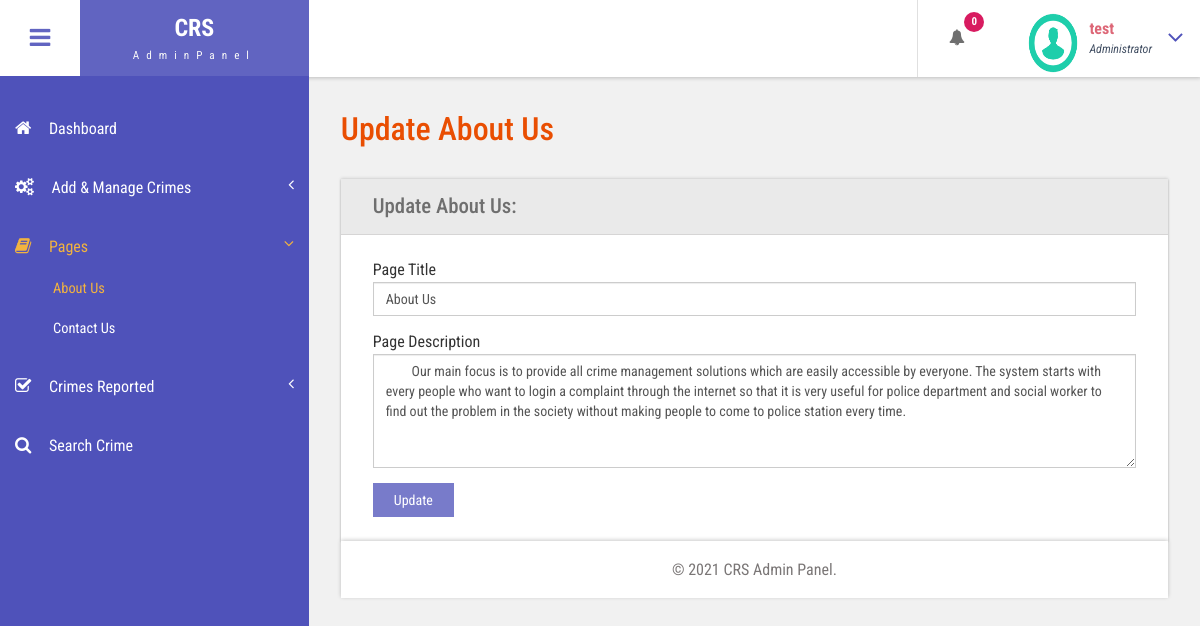
Screenshot of /admin/about-us.php (signed in) with the database file from the repository.
### tables this page shows
CREATE TABLE `tblpage` (
  `ID` int(10) NOT NULL,
  `PageType` varchar(200) DEFAULT NULL,
  `PageTitle` mediumtext DEFAULT NULL,
  `PageDescription` mediumtext DEFAULT NULL,
  `Email` varchar(200) DEFAULT NULL,
  `MobileNumber` bigint(10) DEFAULT NULL,
  `UpdationDate` date DEFAULT NULL,
  `Timing` varchar(200) NOT NULL
);

### admin/about-us.php (the view, shortened to what this page needs)
<?php
include('includes/dbconnection.php');
if (strlen($_SESSION['bpmsaid']==0)) {
  header('location:logout.php');
  } else{
  ?>
<!DOCTYPE HTML>
<html>
<head>
<link href="css/bootstrap.css" rel='stylesheet' type='text/css' />
<link href="css/style.css" rel='stylesheet' type='text/css' />
<link href="css/font-awesome.css" rel="stylesheet">
<link href="css/animate.css" rel="stylesheet" type="text/css" media="all">
<link href="css/custom.css" rel="stylesheet">
</head>
<body class="cbp-spmenu-push">
	<div class="main-content">
		 <?php include_once('includes/sidebar.php');?>
	 <?php include_once('includes/header.php');?>
		<div id="page-wrapper">
			<div class="main-page">
				<div class="forms">
					<h3 class="title1">Update About Us</h3>
					<div class="form-grids row widget-shadow" data-example-id="basic-forms">
						<div class="form-title">
							<h4>Update About Us:</h4>
						</div>
						<div class="form-body">
							<form method="post">
  <?php
$ret=mysqli_query($con,"select * from  tblpage where PageType='aboutus'");
while ($row=mysqli_fetch_array($ret)) {
?>
							 <div class="form-group"> <label for="exampleInputEmail1">Page Title</label> <input type="text" class="form-control" name="pagetitle" id="pagetitle" value="<?php  echo $row['PageTitle'];?>" required="true"> </div> <div class="form-group"> <label for="exampleInputPassword1">Page Description</label> <textarea name="pagedes" id="pagedes" rows="5" class="form-control">
        <?php  echo $row['PageDescription'];?></textarea> </div>
							 <?php } ?>
							  <button type="submit" name="submit" class="btn btn-default">Update</button> </form>
						</div>
					</div>
			</div>
		</div>
		 <?php include_once('includes/footer.php');?>
	</div>
</body>
</html>
<?php } ?>

### admin/includes/header.php (shortened to what this page needs)
<div class="sticky-header header-section ">
      <div class="header-left">
        <button id="showLeftPush"><i class="fa fa-bars"></i></button>
        <div class="logo">
          <a href="index.html">
            <h1>CRS</h1>
            <span>AdminPanel</span>
          </a>
        </div>
      </div>
      <div class="header-right">
        <div class="profile_details_left">
          <ul class="nofitications-dropdown">
            <?php
$ret1=mysqli_query($con,"select ID,Name from  tblreports where Status=''");
$num=mysqli_num_rows($ret1);
?>
            <li class="dropdown head-dpdn">
              <a href="#" class="dropdown-toggle" data-toggle="dropdown" aria-expanded="false"><i class="fa fa-bell"></i><span class="badge blue"><?php echo $num;?></span></a>
            </li>
          </ul>
          <div class="clearfix"> </div>
        </div>
        <div class="profile_details">
        <?php
$adid=$_SESSION['bpmsaid'];
$ret=mysqli_query($con,"select AdminName from tbladmin where ID='$adid'");
$row=mysqli_fetch_array($ret);
$name=$row['AdminName'];
?>
          <ul>
            <li class="dropdown profile_details_drop">
              <a href="#" class="dropdown-toggle" data-toggle="dropdown" aria-expanded="false">
                <div class="profile_img">
                  <span class="prfil-img"><img src="images/download (1).png" alt="" width="50" height="60"> </span>
                  <div class="user-name">
                    <p><?php echo $name; ?></p>
                    <span>Administrator</span>
                  </div>
                  <i class="fa fa-angle-down lnr"></i>
                  <div class="clearfix"></div>
                </div>
              </a>
            </li>
          </ul>
        </div>
      </div>
      <div class="clearfix"> </div>
    </div>

### admin/css/style.css (style rules this page uses)
h4, h5, h6, h1, h2, h3 { margin: 0; }
ul, ol { margin: 0; }
p { margin: 0; }
html, body { font-family: 'Roboto Condensed', sans-serif; font-size: 100%; overflow-x: hidden; background: #fff; }
body a { transition: 0.5s all ease; -webkit-transition: 0.5s all ease; -moz-transition: 0.5s all ease; -o-transition: 0.5s all ease; -ms-transition: 0.5s all ease; text-decoration:none; }
h1,h2,h3,h4,h5,h6 { margin:0; }
p { margin:0; }
ul,label { margin:0; padding:0; }
.main-content { position: relative; }
.sticky-header { position: fixed; top: 0; left:0px; width: 100%; z-index: 100; }
.header-section { background:#FFF; box-shadow: 1px 1px 4px rgba(0, 0, 0, 0.21); -webkit-box-shadow: 1px 1px 4px rgba(0, 0, 0, 0.21); -moz-box-shadow: 1px 1px 4px rgba(0, 0, 0, 0.21); -o-box-shadow: 1px 1px 4px rgba(0, 0, 0, 0.21); }
.header-section::after { clear: both; display: block; content: ''; }
.header-left { float: left; width: 45%; }
.header-right { float: right; }
button#showLeftPush { font-size: 1.5em; width: 80px; padding: 0.87em 0; text-align: center; cursor: pointer; float: left; color: #6F6F6F; -moz-transition: all 0.2s ease-out 0s; -webkit-transition: all 0.2s ease-out 0s; transition: all 0.2s ease-out 0s; border: none; background-color: #fff; outline:none; }
.cbp-spmenu-push { overflow-x: hidden; position: relative; }
.cbp-spmenu, .cbp-spmenu-push { -webkit-transition: all 0.3s ease; -moz-transition: all 0.3s ease; transition: all 0.3s ease; }
.cbp-spmenu-push div#page-wrapper { margin: 0 0 0 19.3em; transition:.5s all; -webkit-transition:.5s all; -moz-transition:.5s all; }
.fa { display: inline-block; font-family: FontAwesome; font-style: normal; font-weight: normal; line-height: 1; -webkit-font-smoothing: antialiased; -moz-osx-font-smoothing: grayscale; }
.logo { background: #6164C1; text-align: center; float: left; }
.logo a { padding: 0.9em 3.3em .7em; display: block; text-decoration: none; }
.logo a h1 { color: #fff; font-size: 1.5em; line-height: 1.2em; font-weight: 700; }
.logo a span { color: #F8F8F8; font-size: .7em; text-align: center; letter-spacing: 7px; }
.profile_details_left { float: left; }
li.dropdown.head-dpdn { display: inline-block; padding: 1.7em 0; border-left: 1px solid #E0E0E0; float: left; }
li.dropdown.head-dpdn a.dropdown-toggle { padding: 1.7em 2em; }
i.fa.fa-bell { color:#6F6F6F; }
.header-right span.badge { font-size: 11px; font-weight: bold; color: #FFF; background: #8BC34A; line-height: 15px; width: 20px; height: 20px; border-radius: 2em; -webkit-border-radius: 2em; -moz-border-radius: 2em; -o-border-radius: 2em; text-align: center; display: inline-block; position: absolute; top: 16%; padding: 2px 0 0; }
.header-right span.blue { background-color:#D81B60; }
.profile_details { float: right; }
.profile_details_drop a.dropdown-toggle { display:block; padding: 0.8em 3em 0 2em; }
.profile_img span.prfil-img { float:left; }
.user-name { float:left; margin-top:8px; margin-left:11px; height:35px; }
.profile_details ul li { list-style-type:none; position:relative; }
.profile_details li a i.fa.lnr { position: absolute; top: 34%; right: 8%; color: #4F52BA; font-size: 1.6em; }
.user-name p { font-size:1em; color:#DD6777; line-height:1em; font-weight:700; }
.user-name span { font-size: .75em; font-style: italic; color: #424f63; font-weight: normal; margin-top: .3em; }
.charts,.row { margin: 2em 0 0; }
.widget-shadow { background-color: #fff; box-shadow: 0 -1px 3px rgba(0,0,0,.12),0 1px 2px rgba(0,0,0,.24); -webkit-box-shadow: 0 -1px 3px rgba(0,0,0,.12),0 1px 2px rgba(0,0,0,.24); -moz-box-shadow: 0 -1px 3px rgba(0,0,0,.12),0 1px 2px rgba(0,0,0,.24); }
h3.title1 { font-size: 2em; color: #e94e02; margin-bottom: 0.8em; }
.forms h3.title1 { margin-bottom:0; }
.forms h4 { font-size: 1.3em; color: #6F6F6F; }
.form-title { padding: 1em 2em; background-color: #EAEAEA; border-bottom: 1px solid #D6D5D5; }
.form-body { padding: 1.5em 2em; }
.forms label { font-weight: 400; }
.form-control { border-radius: inherit; }
.forms button.btn.btn-default { background-color: rgba(97, 100, 193, 0.85); color: #fff; padding: .5em 1.5em; border: none; outline:none; border-radius: inherit; }

### admin/css/custom.css (style rules this page uses)
#page-wrapper { padding:7em 2em 2.5em; background-color: #F1F1F1; }

### rows the page displays
tblpage: pagetitle "About Us", pagedes "Our main focus is to provide all crime management solutions which are easily accessible by everyone. The system starts with every people who want to login a complaint through the internet so that it is very useful for police department and social worker to find out the problem in the society without making people to come to police station every time."

### other values shown
$num "0"
$name "test"
